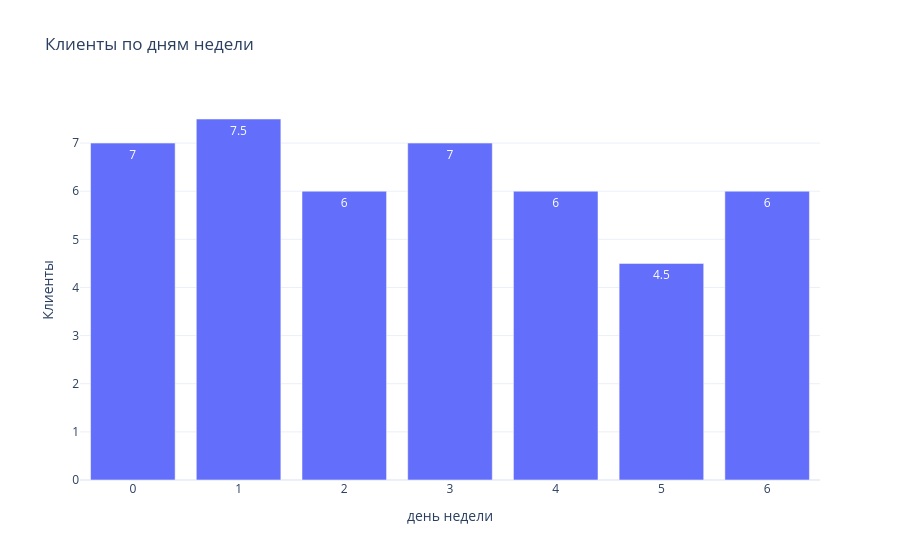

Write notebook code for a chart like this one.
### Markdown cell above
По гистограмме хорошо видно, что самая низкая выручка за субботы, а самая высокая за вторники.

### Code cell
create_bar (ecom_data_week,'day_of_week_first', 'customer_id_nunique_median','Клиенты по дням недели','день недели',
             "Клиенты",color=None,color_map =None)

### Figure 1 — Plotly figure (JSON) as saved in the notebook; plotly's stock layout.template omitted (floating-point values rounded to 4 significant figures)
{"data": [{"alignmentgroup": "True", "hovertemplate": "day_of_week_first=%{x}<br>customer_id_nunique_median=%{text}<extra></extra>", "legendgroup": "", "marker": {"color": "#636efa", "pattern": {"shape": ""}}, "name": "", "offsetgroup": "", "orientation": "v", "showlegend": false, "text": [7.5, 7, 7, 6, 6, 6, 4.5], "textposition": "auto", "type": "bar", "x": [1, 0, 3, 2, 4, 6, 5], "xaxis": "x", "y": [7.5, 7, 7, 6, 6, 6, 4.5], "yaxis": "y"}], "layout": {"autosize": true, "barmode": "relative", "legend": {"tracegroupgap": 0}, "title": {"text": "Клиенты по дням недели"}, "xaxis": {"anchor": "y", "autorange": true, "domain": [0, 1], "range": [-0.5, 6.5], "title": {"text": "день недели"}, "type": "linear"}, "yaxis": {"anchor": "x", "autorange": true, "domain": [0, 1], "range": [0, 7.895], "title": {"text": "Клиенты"}, "type": "linear"}}}
